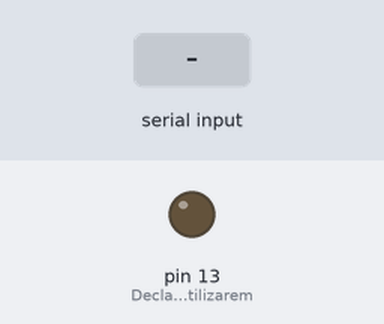
Simulated run of this sketch. Board: Arduino Uno, built with avr-gcc and run on an emulated ATmega328P. Parts: output pins drawn as LEDs (lit = HIGH). Inputs (shaded band) come from the test bench.

Above: at 1.2 s.
1.3 s: "u" received over Serial
At 2.3 s:
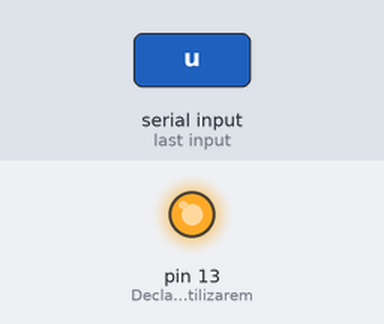
2.8 s: "1" received over Serial
At 3.5 s:
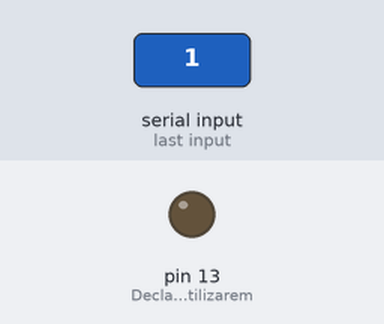
Timing chart, 0 to 5.8 s (numbered marks = the images above; inputs shaded):
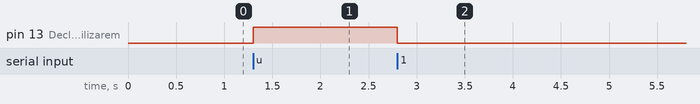

The sketch:

007_Activando_una_se_al_desde_la_consola.ino
```cpp
/*
--------------------------------------------------------
Controlar un LED desde el Monitor Serial
--------------------------------------------------------
Encendemos o apagamos un LED en función de la tecla pulsada
*/
int input;
void setup() {
	pinMode(13, OUTPUT); // Declaramos que utilizaremos el pin 13 como salida
	Serial.begin(9600);
}
void loop() {
	if(Serial.available() > 0) {
		input = Serial.read();
		if(input == 'u') { // Siendo 'u' la Tecla a leer
			digitalWrite(13, HIGH); //Si el valor de input es 1, se enciende el led
		}
		else {
			digitalWrite(13, LOW); //Si el valor de input es diferente de 1, se apaga el LED
		}
	}
}
```

Measured:
- after the input at 1.3 s, pin 13 (Declaramos_que_utilizarem): LOW → HIGH at once
- after the input at 2.8 s, pin 13 (Declaramos_que_utilizarem): HIGH → LOW at once
